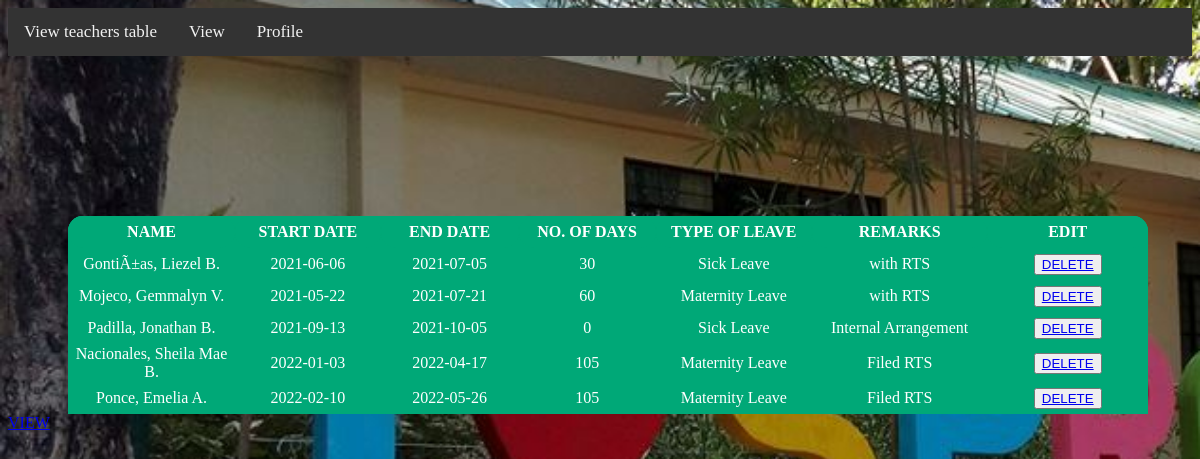
The app's page /leavetable.php, older data.
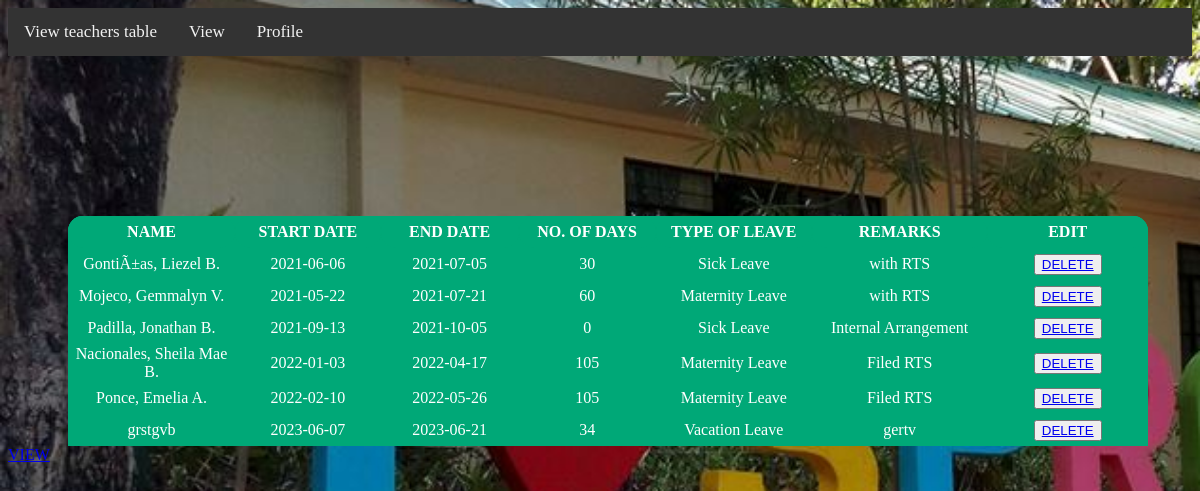
The same page, newer data.
### tables this page shows
CREATE TABLE IF NOT EXISTS `leavetable` (
  `ID` int(100) NOT NULL AUTO_INCREMENT,
  `Name` varchar(100) NOT NULL,
  `StartDate` date DEFAULT NULL,
  `EndDate` date DEFAULT NULL,
  `Numdays` int(100) DEFAULT NULL,
  `Leavetype` varchar(100) DEFAULT NULL,
  `Remarks` varchar(100) DEFAULT NULL,
  PRIMARY KEY (`ID`)
);

### leavetable.php (the view, shortened to what this page needs)
<!DOCTYPE HTML PUBLIC "-//W3C//DTD HTML 4.0 Transitional//EN">
<html>
<head>
</head>
<body>
<div class="topnav">
  <a href="#home">View teachers table</a>
  <a href="#news">View</a>
  <a href="#contact">Profile</a>
</div>
<center>
<table>
	<tr>
		<th>NAME</th>
		<th>START DATE</th>
		<th>END DATE</th>
		<th>NO. OF DAYS</th>
		<th>TYPE OF LEAVE</th>
		<th>REMARKS</th>
		<th>EDIT</th>
	</tr>
<?php
include ("connection.php");
$result = mysqli_query($connection, "select * from leavetable");
if (mysqli_num_rows($result) >0){
	while ($rows = mysqli_fetch_array($result)){
		echo "<tr>";
		echo "<td>". $rows[1]. "</td>";
		echo "<td>". $rows[2]. "</td>";
		echo "<td>". $rows[3]. "</td>";
		echo "<td>". $rows[4]. "</td>";
		echo "<td>". $rows[5]. "</td>";
		echo "<td>". $rows[6]. "</td>";
		echo "<td> <button class ='btn'><a href='leavetable.php?id=".$rows[0]."'>DELETE</a></button></td>";
		echo "</tr>";
	}
}
?>
</table>
</center>
<?php echo "<a href=\"addtoleave.php?account=".$_GET["account"]."\">VIEW</a>" ?>
</body>
</html>

Row changes from the older to the newer data that the page shows:
added leavetable: Name "grstgvb", StartDate "2023-06-07", EndDate "2023-06-21", Numdays "34", Leavetype "Vacation Leave", Remarks "gertv"
